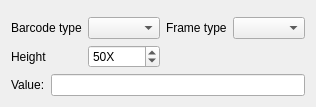
     <widget class="QWidget" name="page_4">
      <layout class="QGridLayout" name="gridLayout">
       <item row="1" column="0">
        <widget class="QLabel" name="label_4">
         <property name="text">
          <string>Barcode type</string>
         </property>
        </widget>
       </item>
       <item row="1" column="1">
        <widget class="QComboBox" name="bstyle"/>
       </item>
       <item row="3" column="0" colspan="4">
        <layout class="QHBoxLayout" name="horizontalLayout_10">
         <item>
          <widget class="QLabel" name="label_3">
           <property name="text">
            <string>Value:</string>
           </property>
          </widget>
         </item>
         <item>
          <widget class="QLineEdit" name="edtValue"/>
         </item>
        </layout>
       </item>
       <item row="1" column="2">
        <widget class="QLabel" name="label_5">
         <property name="text">
          <string>Frame type</string>
         </property>
        </widget>
       </item>
       <item row="1" column="3">
        <widget class="QComboBox" name="cbFrameType"/>
       </item>
       <item row="0" column="0" colspan="4">
        <widget class="BarCode" name="wBarcode" native="true">
         <property name="sizePolicy">
          <sizepolicy hsizetype="Expanding" vsizetype="Expanding">
           <horstretch>0</horstretch>
           <verstretch>0</verstretch>
          </sizepolicy>
         </property>
        </widget>
       </item>
       <item row="2" column="0">
        <widget class="QLabel" name="label_6">
         <property name="text">
          <string>Height</string>
         </property>
        </widget>
       </item>
       <item row="2" column="1">
        <widget class="QSpinBox" name="spnHeight">
         <property name="suffix">
          <string>X</string>
         </property>
         <property name="maximum">
          <number>300</number>
         </property>
         <property name="value">
          <number>50</number>
         </property>
        </widget>
       </item>
      </layout>
     </widget>
